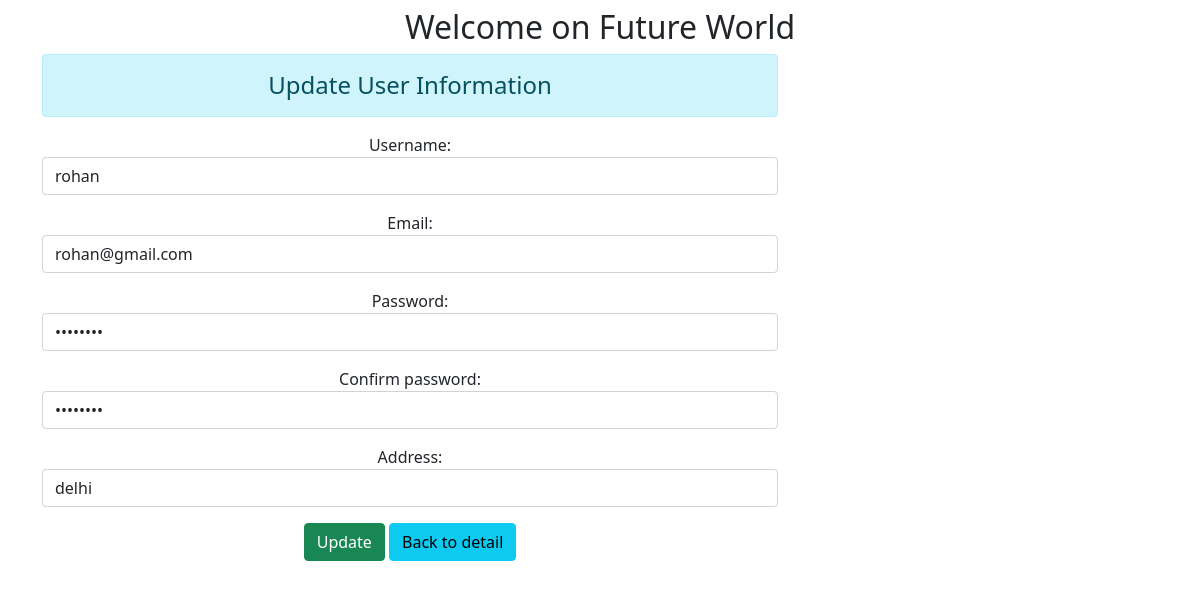
The app's page /8/ with its own data.
### home/models.py (models this page shows)
class User(models.Model):
    username=models.CharField(max_length=100)
    email=models.EmailField(max_length=100)
    password=models.CharField(max_length=100)
    confirm_password=models.CharField(max_length=100)
    address=models.CharField(max_length=100)

### home/views.py (the view)
# urls.py: path('<int:id>/', views.update_data, name='updatedata'),
def update_data(request, id):
    if request.method =='POST':
        pi=User.objects.get(pk=id)
        fm=UserRegistration(request.POST, instance=pi)
        if fm.is_valid():
            fm.save()
    else:
        pi=User.objects.get(pk=id)
        fm=UserRegistration(instance=pi)
    return render(request, 'update.html', {'form':fm})

### home/forms.py
class UserRegistration(forms.ModelForm):
    class Meta:
        model=User
        fields=['username', 'email' , 'password', 'confirm_password', 'address']
        widgets={
           'username':forms.TextInput(attrs={'class':'form-control'}),
           'email':forms.EmailInput(attrs={'class':'form-control'}),
           'password':forms.PasswordInput(render_value=True, attrs={'class':'form-control'}),
           'confirm_password':forms.PasswordInput(render_value=True, attrs={'class':'form-control'}),
           'address':forms.TextInput(attrs={'class':'form-control'})
        }

### templates/update.html (shortened to what this page needs)
{% extends 'index.html' %}
{% block content %}
<div class="row">
  <div class="col-sm-8">
  <h4 class="alert alert-info">Update User Information</h4>
  <form action="" method="post">
      {{form.as_p}}
      <input type="submit" class="btn btn-success" value="Update">
      <a href="{% url 'userdetail' %}" class="btn btn-info">Back to detail</a>
  </form>
 </div>
</div>
{% endblock content %}

### records on screen
User: username "rohan", email "rohan@gmail.com", address "delhi"
